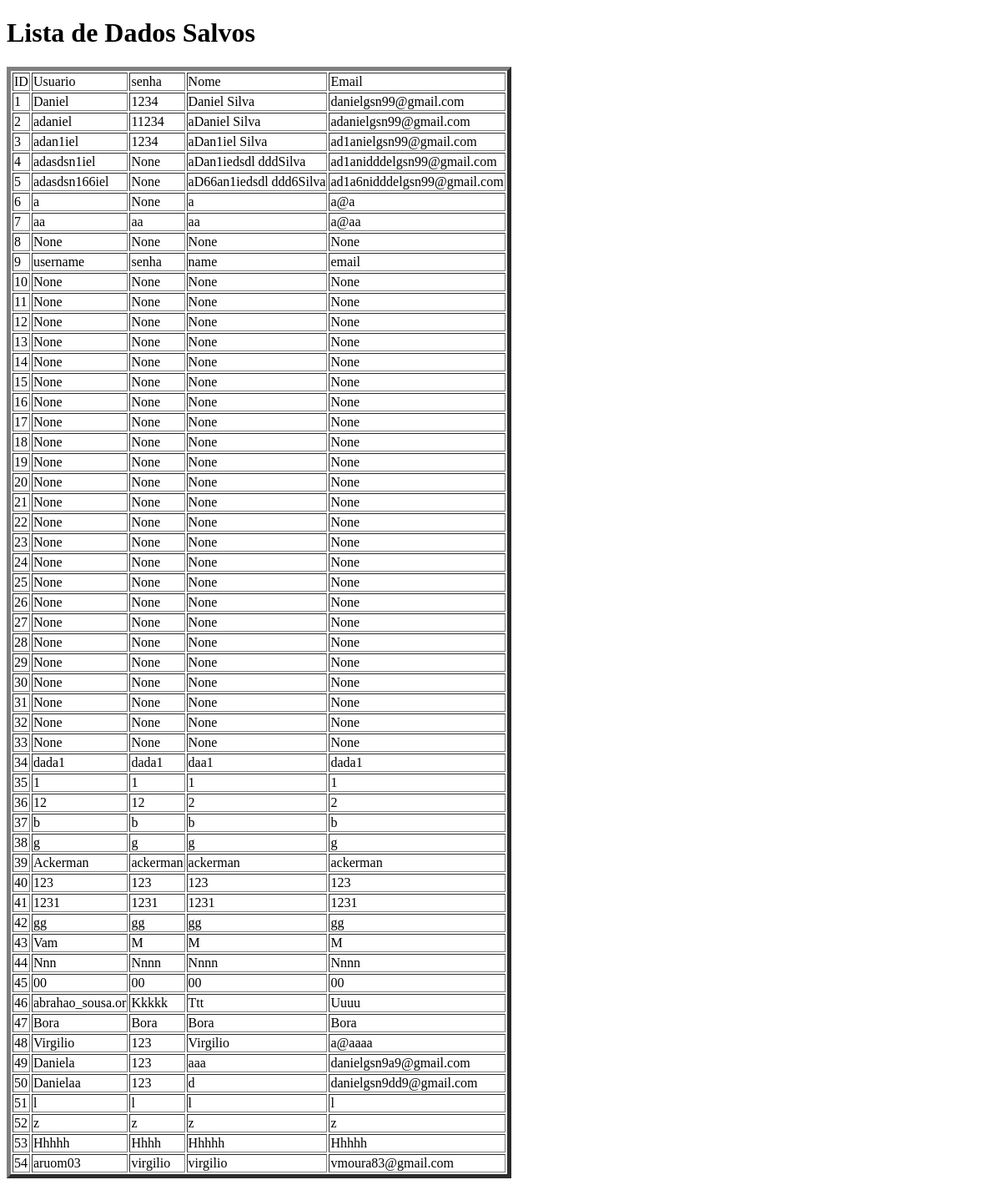
Before: /teste1 with the older database file.
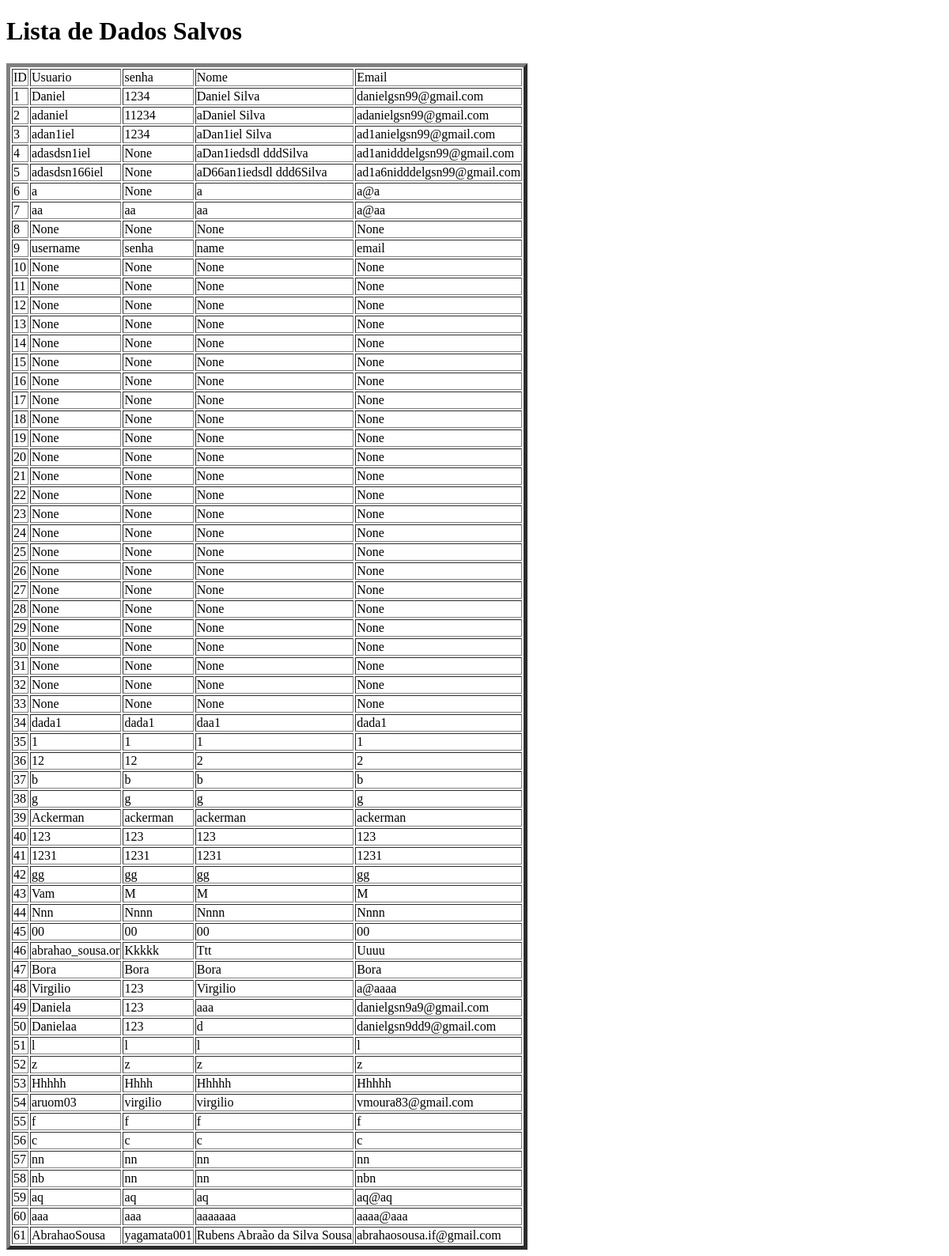
After: the same page with the newer database file.
### app/models/table.py (models this page shows, shortened)
class User(db.Model):
    __tablename__ = "users"
    id = db.Column(db.Integer, primary_key = True)
    username = db.Column(db.String, unique=True)
    password = db.Column(db.String)
    name = db.Column(db.String)
    email = db.Column(db.String, unique=True)
    cpf = db.Column(db.String, unique=True)
    telefone = db.Column(db.String, unique=True)

### app/controllers/defaut.py (the view)
@app.route("/teste1")
def teste1():
    r = User.query.all()
    return render_template("lista.html", r=r)

### app/templates/lista.html (shortened to what this page needs)
<!DOCTYPE html>
<html lang="pt">
<head>
</head>
<body>
    <h1>Lista de Dados Salvos</h1>
    <table border=5>
        <tr>
            <td>ID</td>
            <td>Usuario</td>
            <td>senha</td>
            <td>Nome</td>
            <td>Email</td>
        </tr>
        {% for r in r %}
        <tr>
                <td>{{ r.id}}</td>
                <td>{{ r.username}}</td>
                <td>{{ r.password}}</td>
                <td>{{ r.name}}</td>
                <td>{{ r.email}}</td>
            </tr>
        {% endfor %}
    </table>
</body>
</html>

Changed rows visible on the page:
added User: id "55", username "f", password "f", name "f", email "f"
added User: id "56", username "c", password "c", name "c", email "c"
added User: id "57", username "nn", password "nn", name "nn", email "nn"
added User: id "58", username "nb", password "nn", name "nn", email "nbn"
added User: id "59", username "aq", password "aq", name "aq", email "aq@aq"
added User: id "60", username "aaa", password "aaa", name "aaaaaaa", email "aaaa@aaa"
added User: id "61", username "AbrahaoSousa", password "yagamata001", name "Rubens Abraão da Silva Sousa", email "abrahaosousa.if@gmail.com"
